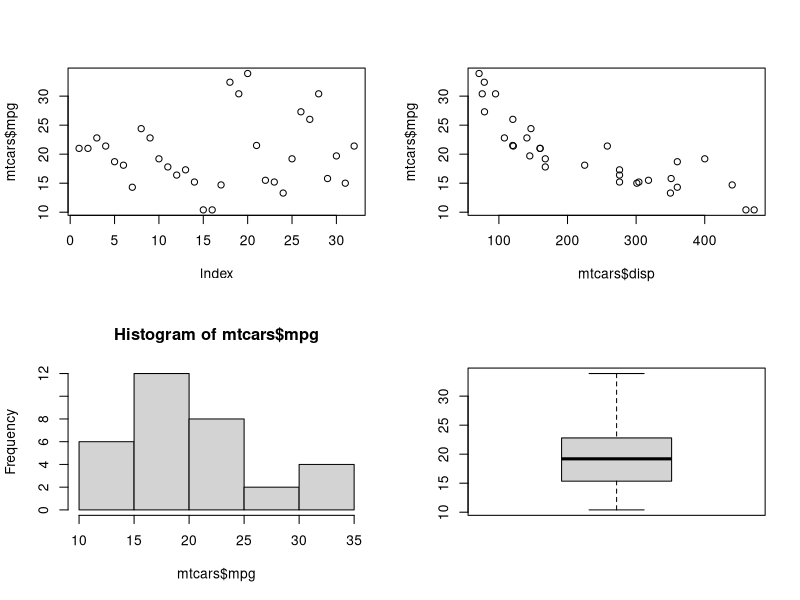
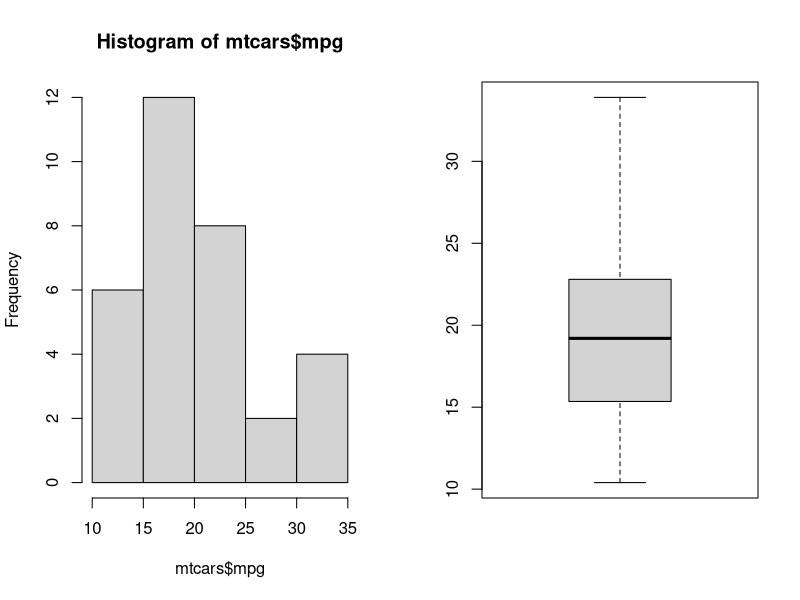
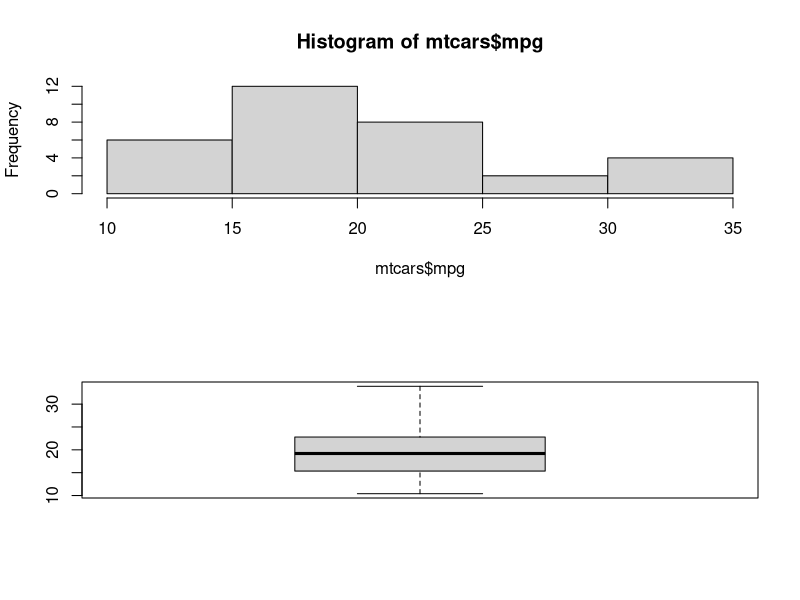
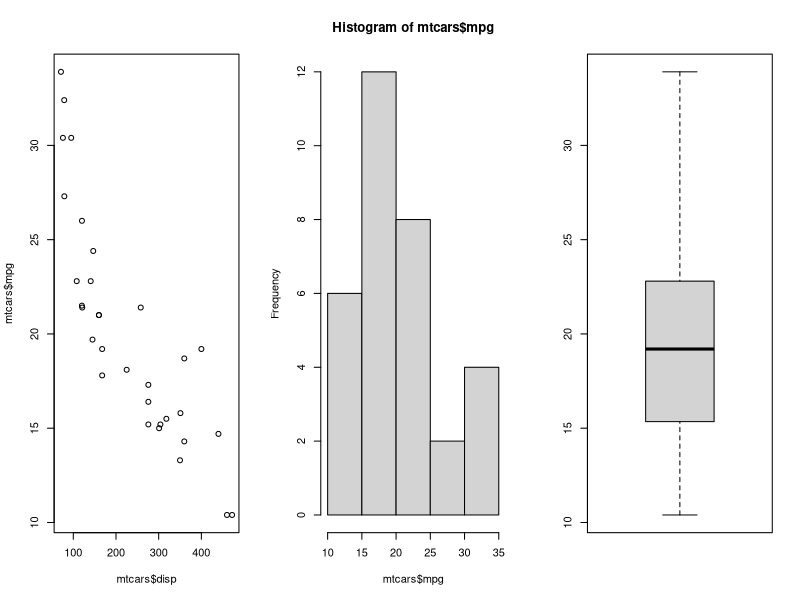
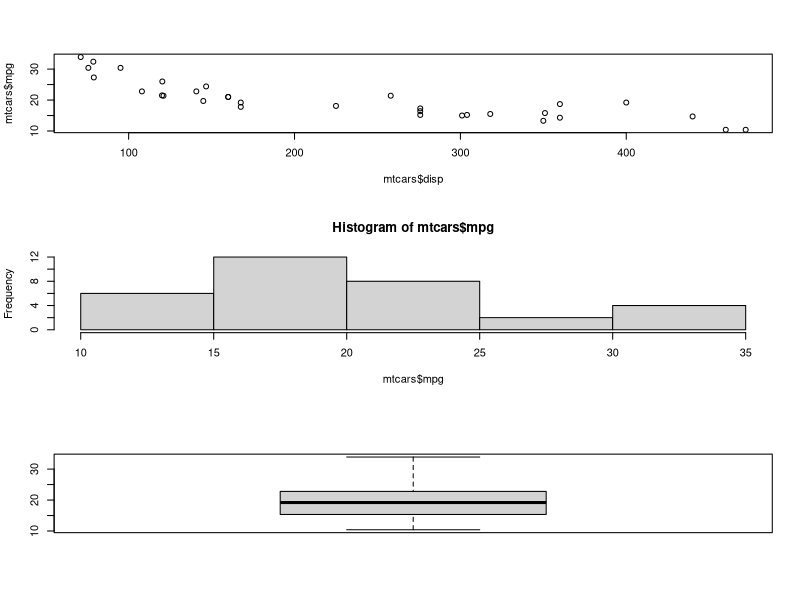
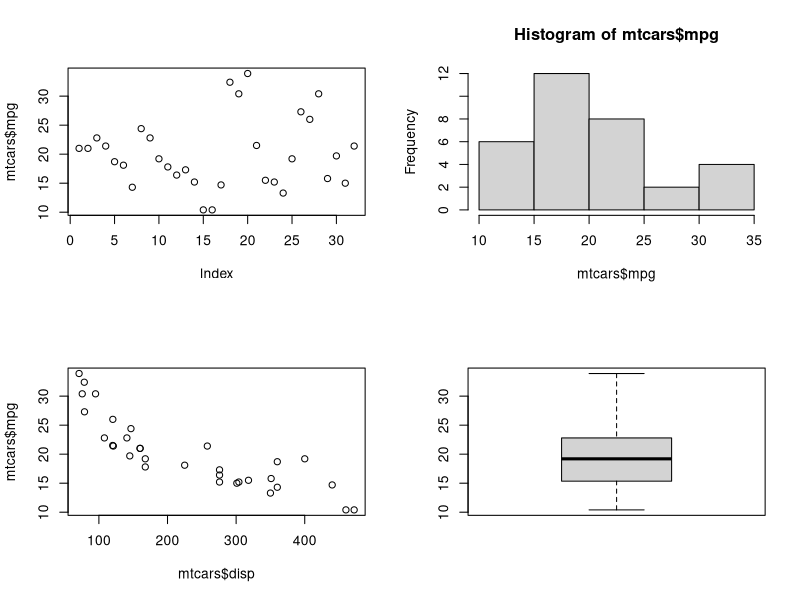
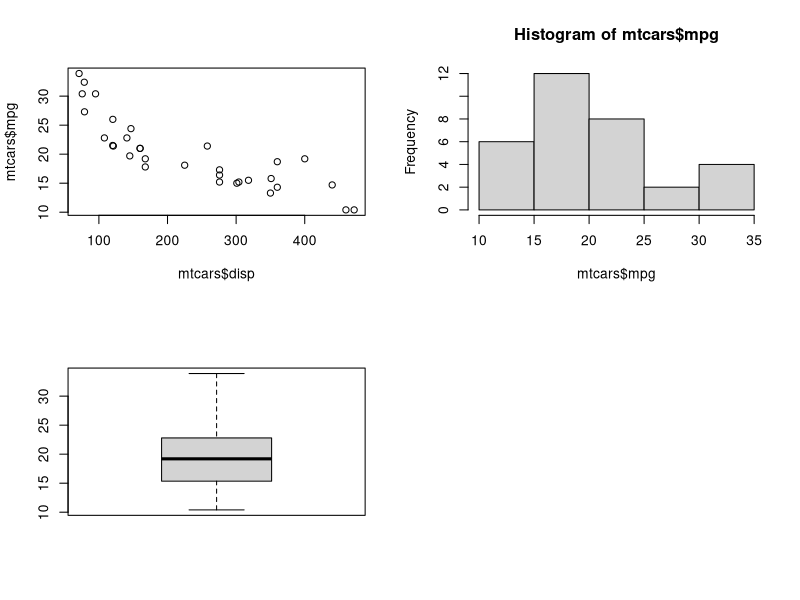
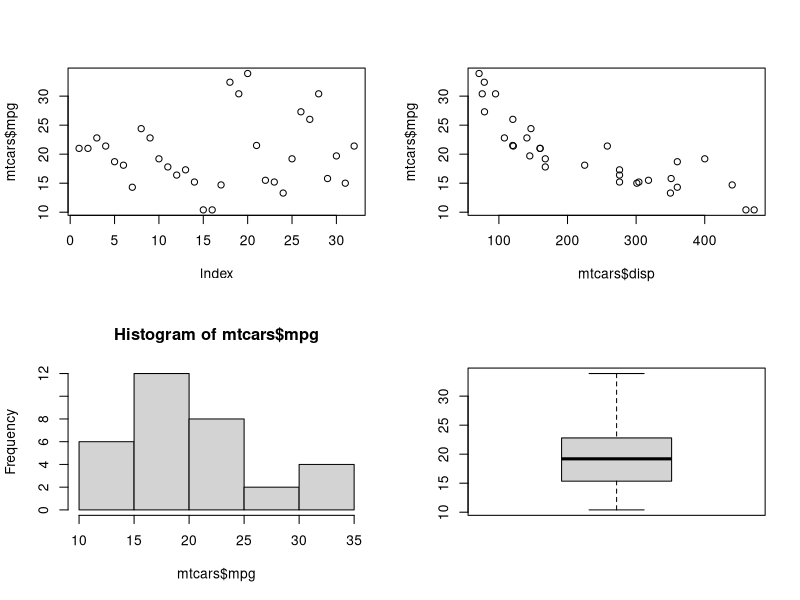

Generate these figures, in order, with R:
## ---- chunk 1
# store the current parameter settings in init
init <- par(no.readonly=TRUE)
 
# specify that 4 graphs to be combined and filled by rows
par(mfrow = c(2, 2))
 
# specify the graphs to be combined
plot(mtcars$mpg)
plot(mtcars$disp, mtcars$mpg)
hist(mtcars$mpg)
boxplot(mtcars$mpg)
 
# restore the setting stored in init
par(init)
## ---- chunk 2
# store the current parameter settings in init
init <- par(no.readonly=TRUE)
 
# specify that 2 graphs to be combined and filled by rows
par(mfrow = c(1, 2))
 
# specify the graphs to be combined
hist(mtcars$mpg)
boxplot(mtcars$mpg)
 
# restore the setting stored in init
par(init)
## ---- chunk 3
# store the current parameter settings in init
init <- par(no.readonly=TRUE)
 
# specify that 2 graphs to be combined and filled by rows
par(mfrow = c(2, 1))
 
# specify the graphs to be combined
hist(mtcars$mpg)
boxplot(mtcars$mpg)
 
# restore the setting stored in init
par(init)
## ---- chunk 4
# store the current parameter settings in init
init <- par(no.readonly=TRUE)
 
# specify that 3 graphs to be combined and filled by rows
par(mfrow = c(1, 3))
 
# specify the graphs to be combined
plot(mtcars$disp, mtcars$mpg)
hist(mtcars$mpg)
boxplot(mtcars$mpg)
 
# restore the setting stored in init
par(init)
## ---- chunk 5
# store the current parameter settings in init
init <- par(no.readonly=TRUE)
 
# specify that 3 graphs to be combined and filled by rows
par(mfrow = c(3, 1))
 
# specify the graphs to be combined
plot(mtcars$disp, mtcars$mpg)
hist(mtcars$mpg)
boxplot(mtcars$mpg)
 
# restore the setting stored in init
par(init)
## ---- chunk 6
# store the current parameter settings in init
init <- par(no.readonly=TRUE)
 
# specify that 4 graphs to be combined and filled by columns 
par(mfcol = c(2, 2))
 
# specify the graphs to be combined
plot(mtcars$mpg)
plot(mtcars$disp, mtcars$mpg)
hist(mtcars$mpg)
boxplot(mtcars$mpg)
 
# restore the setting stored in init
par(init)
## ---- chunk 7
# store the current parameter settings in init
init <- par(no.readonly=TRUE)
 
# specify that 4 graphs to be combined and filled by rows
par(mfrow = c(2, 2))
 
# specify the graphs to be combined
plot(mtcars$disp, mtcars$mpg)
hist(mtcars$mpg)
boxplot(mtcars$mpg)
 
# restore the setting stored in init
par(init)
## ---- chunk 8
# store the current parameter settings in init
init <- par(no.readonly=TRUE)
 
# specify that 4 graphs to be combined and filled by rows
par(mfrow = c(2, 2))
 
# specify the graphs to be combined
plot(mtcars$mpg)
plot(mtcars$disp, mtcars$mpg)
hist(mtcars$mpg)
boxplot(mtcars$mpg)
plot(mtcars$disp, mtcars$mpg)
boxplot(mtcars$mpg)

# restore the setting stored in init
par(init)
## ---- chunk 9
# specify the layout
# 4 plots to be combined in 2 row/ 2 columns and arranged by row
layout(matrix(c(1, 2, 3, 4), nrow = 2, byrow = TRUE))
 
# specify the 4 plots
plot(mtcars$disp, mtcars$mpg)
hist(mtcars$mpg)
boxplot(mtcars$mpg)
plot(mtcars$mpg)
## ---- chunk 10
# specify the layout
# 4 plots to be combined in 2 row/ 2 columns and filled by columns
layout(matrix(c(1, 2, 3, 4), nrow = 2, byrow = FALSE))
 
# specify the 4 plots
plot(mtcars$disp, mtcars$mpg)
hist(mtcars$mpg)
boxplot(mtcars$mpg)
plot(mtcars$mpg)
## ---- chunk 11
# specify the matrix
matrix(c(1, 1, 2, 3), nrow = 2, byrow = TRUE)

# 3 plots to be combined in 2 row/ 2 columns and arranged by row
layout(matrix(c(1, 1, 2, 3), nrow = 2, byrow = TRUE))
 
# specify the 3 plots
plot(mtcars$disp, mtcars$mpg)
hist(mtcars$mpg)
boxplot(mtcars$mpg)
## ---- chunk 12
# specify the matrix
matrix(c(1, 2, 3, 3), nrow = 2, byrow = TRUE)

# 3 plots to be combined in 2 row/ 2 columns and arranged by row
layout(matrix(c(1, 2, 3, 3), nrow = 2, byrow = TRUE))
 
# specify the 3 plots
hist(mtcars$mpg)
boxplot(mtcars$mpg)
plot(mtcars$disp, mtcars$mpg)
## ---- chunk 13
# specify the matrix
matrix(c(1, 1, 2, 3), nrow = 2, byrow = FALSE)

# 3 plots to be combined in 2 row/ 2 columns and arranged by columns
layout(matrix(c(1, 1, 2, 3), nrow = 2, byrow = FALSE))
 
# specify the 3 plots
hist(mtcars$mpg)
plot(mtcars$disp, mtcars$mpg)
boxplot(mtcars$mpg)
## ---- chunk 14
# specify the matrix
matrix(c(1, 2, 3, 3), nrow = 2, byrow = FALSE)

# 3 plots to be combined in 2 row/ 2 columns and arranged by columns
layout(matrix(c(1, 2, 3, 3), nrow = 2, byrow = FALSE))
 
# specify the 3 plots
boxplot(mtcars$mpg)
plot(mtcars$disp, mtcars$mpg)
hist(mtcars$mpg)
## ---- chunk 15
# specify the matrix
matrix(c(1, 2, 3, 4), nrow = 2, byrow = TRUE)

# 4 plots to be combined in 2 row/ 2 columns and arranged by columns
layout(matrix(c(1, 2, 3, 4), nrow = 2, byrow = TRUE), widths = c(1, 3))
 
# specify the plots
plot(mtcars$disp, mtcars$mpg)
hist(mtcars$mpg)
boxplot(mtcars$mpg)
plot(mtcars$mpg)
## ---- chunk 16
# specify the matrix
matrix(c(1, 2, 3, 4, 5, 6), nrow = 2, byrow = TRUE)

# 6 plots to be combined in 2 row/ 3 columns and filled by rows
layout(matrix(c(1, 2, 3, 4, 5, 6), nrow = 2, byrow = TRUE), widths = c(1, 2, 1))
 
# specify the plots
plot(mtcars$disp, mtcars$mpg)
hist(mtcars$mpg)
boxplot(mtcars$mpg)
plot(mtcars$mpg)
hist(mtcars$mpg)
boxplot(mtcars$mpg)
## ---- chunk 17
# 4 plots to be combined in 2 row/ 2 columns and filled by rows
layout(matrix(c(1, 2, 3, 4), nrow = 2, byrow = TRUE), heights= c(1, 2))
 
# specify the 4 plots
plot(mtcars$disp, mtcars$mpg)
hist(mtcars$mpg)
boxplot(mtcars$mpg)
plot(mtcars$mpg)
## ---- chunk 18
# specify the matrix
matrix(c(1, 2, 3, 4, 5, 6), nrow = 3, byrow = TRUE)

# 6 plots to be combined in 3 row/ 2 columns and arranged by rows
layout(matrix(c(1, 2, 3, 4, 5, 6), nrow = 3, byrow = TRUE), heights= c(1, 2, 1),
widths = c(2, 1))
 
# specify the 6 plots
plot(mtcars$disp, mtcars$mpg)
hist(mtcars$mpg)
boxplot(mtcars$mpg)
plot(mtcars$mpg)
hist(mtcars$mpg)
boxplot(mtcars$mpg)
